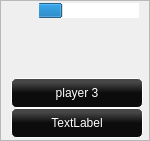
      <widget class="QFrame" name="frame_pl_3">
       <property name="geometry">
        <rect>
         <x>650</x>
         <y>320</y>
         <width>150</width>
         <height>141</height>
        </rect>
       </property>
       <property name="sizePolicy">
        <sizepolicy hsizetype="Fixed" vsizetype="Fixed">
         <horstretch>0</horstretch>
         <verstretch>0</verstretch>
        </sizepolicy>
       </property>
       <property name="minimumSize">
        <size>
         <width>150</width>
         <height>130</height>
        </size>
       </property>
       <property name="maximumSize">
        <size>
         <width>108</width>
         <height>150</height>
        </size>
       </property>
       <property name="styleSheet">
        <string notr="true">#frame_pl_3{
	border: none;
}</string>
       </property>
       <property name="frameShape">
        <enum>QFrame::StyledPanel</enum>
       </property>
       <property name="frameShadow">
        <enum>QFrame::Raised</enum>
       </property>
       <widget class="QFrame" name="frame_9">
        <property name="geometry">
         <rect>
          <x>2</x>
          <y>78</y>
          <width>150</width>
          <height>60</height>
         </rect>
        </property>
        <property name="maximumSize">
         <size>
          <width>150</width>
          <height>60</height>
         </size>
        </property>
        <property name="styleSheet">
         <string notr="true">#frame_9{
	border: none;
}</string>
        </property>
        <property name="frameShape">
         <enum>QFrame::StyledPanel</enum>
        </property>
        <property name="frameShadow">
         <enum>QFrame::Raised</enum>
        </property>
        <layout class="QVBoxLayout" name="verticalLayout_3">
         <property name="spacing">
          <number>0</number>
         </property>
         <property name="topMargin">
          <number>0</number>
         </property>
         <property name="bottomMargin">
          <number>0</number>
         </property>
         <item>
          <widget class="QLabel" name="label_pl_3_name">
           <property name="minimumSize">
            <size>
             <width>110</width>
             <height>26</height>
            </size>
           </property>
           <property name="maximumSize">
            <size>
             <width>16777215</width>
             <height>35</height>
            </size>
           </property>
           <property name="styleSheet">
            <string notr="true">color: white;
background-color: qlineargradient(spread:pad, x1:0, y1:0, x2:0, y2:1, stop:0 rgba(70, 70, 70, 255), stop:0.142045 rgba(70, 70, 70, 255), stop:0.494318 rgba(12, 12, 12, 255), stop:1 rgba(12, 12, 12, 255));
border: 1px solid white;
border-radius: 5px;</string>
           </property>
           <property name="text">
            <string>player 3</string>
           </property>
           <property name="alignment">
            <set>Qt::AlignCenter</set>
           </property>
          </widget>
         </item>
         <item>
          <widget class="QLabel" name="label_pl_3_btc">
           <property name="minimumSize">
            <size>
             <width>110</width>
             <height>26</height>
            </size>
           </property>
           <property name="maximumSize">
            <size>
             <width>16777215</width>
             <height>35</height>
            </size>
           </property>
           <property name="styleSheet">
            <string notr="true">color: white;
background-color: qlineargradient(spread:pad, x1:0, y1:0, x2:0, y2:1, stop:0 rgba(70, 70, 70, 255), stop:0.142045 rgba(70, 70, 70, 255), stop:0.494318 rgba(12, 12, 12, 255), stop:1 rgba(12, 12, 12, 255));
border: 1px solid white;
border-radius: 5px;</string>
           </property>
           <property name="text">
            <string>TextLabel</string>
           </property>
           <property name="alignment">
            <set>Qt::AlignCenter</set>
           </property>
          </widget>
         </item>
        </layout>
       </widget>
       <widget class="QLabel" name="label_p3c2">
        <property name="geometry">
         <rect>
          <x>85</x>
          <y>29</y>
          <width>35</width>
          <height>50</height>
         </rect>
        </property>
        <property name="minimumSize">
         <size>
          <width>0</width>
          <height>50</height>
         </size>
        </property>
        <property name="maximumSize">
         <size>
          <width>35</width>
          <height>50</height>
         </size>
        </property>
        <property name="styleSheet">
         <string notr="true"/>
        </property>
        <property name="text">
         <string/>
        </property>
        <property name="pixmap">
         <pixmap>images/41x60/back.png</pixmap>
        </property>
        <property name="scaledContents">
         <bool>true</bool>
        </property>
       </widget>
       <widget class="QLabel" name="label_p3c1">
        <property name="geometry">
         <rect>
          <x>40</x>
          <y>29</y>
          <width>35</width>
          <height>50</height>
         </rect>
        </property>
        <property name="minimumSize">
         <size>
          <width>0</width>
          <height>50</height>
         </size>
        </property>
        <property name="maximumSize">
         <size>
          <width>35</width>
          <height>50</height>
         </size>
        </property>
        <property name="layoutDirection">
         <enum>Qt::RightToLeft</enum>
        </property>
        <property name="styleSheet">
         <string notr="true"/>
        </property>
        <property name="text">
         <string/>
        </property>
        <property name="pixmap">
         <pixmap>images/41x60/back.png</pixmap>
        </property>
        <property name="scaledContents">
         <bool>true</bool>
        </property>
       </widget>
       <widget class="QLabel" name="pl_3_avatar">
        <property name="geometry">
         <rect>
          <x>50</x>
          <y>29</y>
          <width>50</width>
          <height>50</height>
         </rect>
        </property>
        <property name="minimumSize">
         <size>
          <width>50</width>
          <height>50</height>
         </size>
        </property>
        <property name="text">
         <string/>
        </property>
        <property name="pixmap">
         <pixmap>images/ksdfvQWC.png</pixmap>
        </property>
        <property name="scaledContents">
         <bool>true</bool>
        </property>
       </widget>
       <widget class="QWidget" name="layoutWidget">
        <property name="geometry">
         <rect>
          <x>10</x>
          <y>0</y>
          <width>130</width>
          <height>23</height>
         </rect>
        </property>
        <layout class="QHBoxLayout" name="horizontalLayout_12">
         <property name="spacing">
          <number>0</number>
         </property>
         <property name="sizeConstraint">
          <enum>QLayout::SetFixedSize</enum>
         </property>
         <property name="leftMargin">
          <number>9</number>
         </property>
         <item>
          <widget class="QLabel" name="clock_label_3">
           <property name="minimumSize">
            <size>
             <width>20</width>
             <height>21</height>
            </size>
           </property>
           <property name="maximumSize">
            <size>
             <width>20</width>
             <height>21</height>
            </size>
           </property>
           <property name="text">
            <string/>
           </property>
           <property name="pixmap">
            <pixmap>images/fo2woqfz1mxw.png</pixmap>
           </property>
           <property name="scaledContents">
            <bool>true</bool>
           </property>
          </widget>
         </item>
         <item>
          <widget class="QProgressBar" name="progressBar_pl_3">
           <property name="minimumSize">
            <size>
             <width>100</width>
             <height>15</height>
            </size>
           </property>
           <property name="maximumSize">
            <size>
             <width>100</width>
             <height>15</height>
            </size>
           </property>
           <property name="styleSheet">
            <string notr="true">border-left: none;
margin-left: -2px;</string>
           </property>
           <property name="value">
            <number>25</number>
           </property>
           <property name="textVisible">
            <bool>false</bool>
           </property>
          </widget>
         </item>
        </layout>
       </widget>
      </widget>
